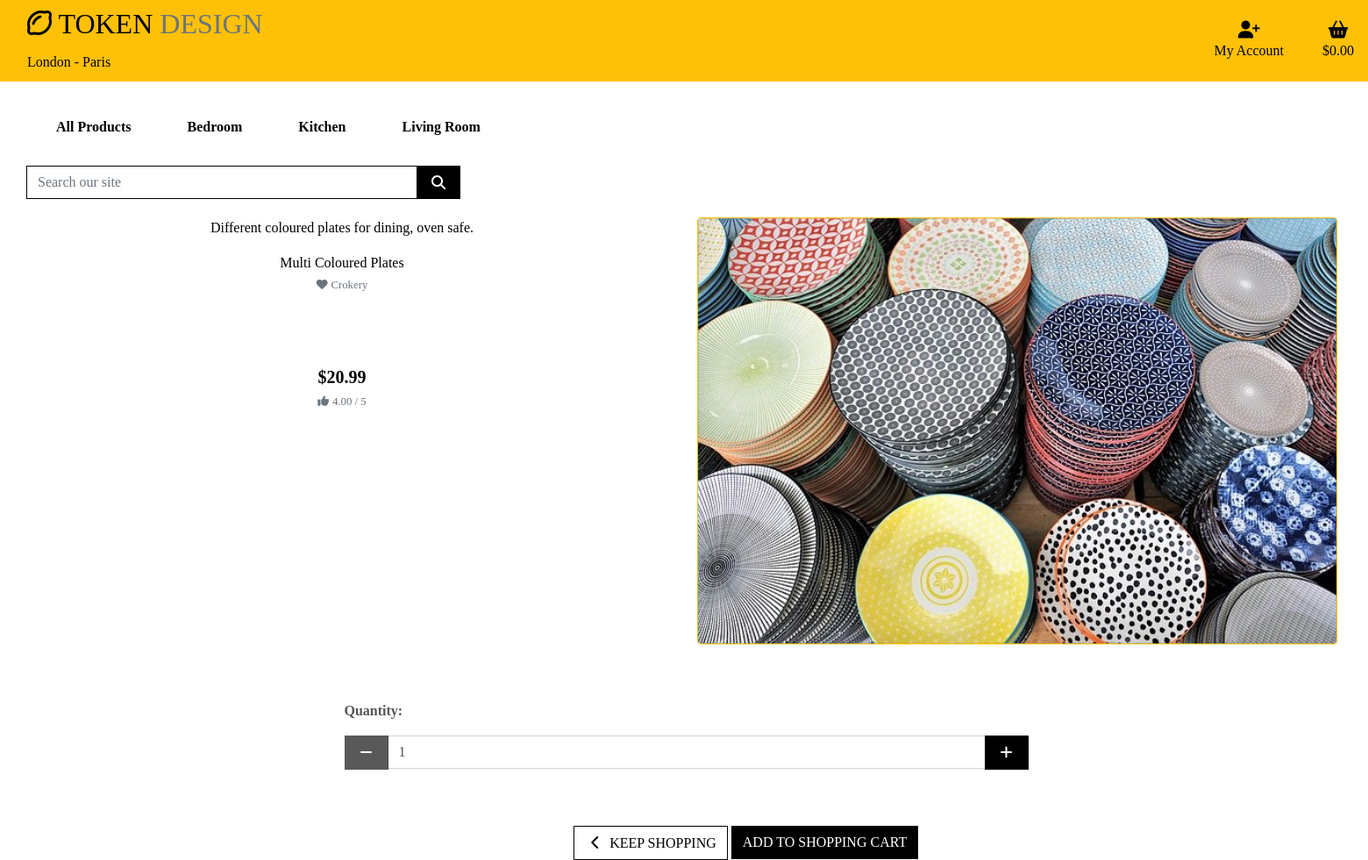
The app's page /products/4 with its own data.
### products/models.py (models this page shows, shortened)
class Product(models.Model):
    category = models.ForeignKey('Category', null=True, blank=True, on_delete=models.SET_NULL)
    sku = models.CharField(max_length=254, null=True, blank=True)
    name = models.CharField(max_length=254)
    description = models.TextField()
    price = models.DecimalField(max_digits=6, decimal_places=2)
    rating = models.DecimalField(max_digits=6, decimal_places=2, null=True, blank=True)
    image_url = models.URLField(max_length=1024, null=True, blank=True)
    image = models.ImageField(null=True, blank=True)

class Category(models.Model):
    class Meta:
        verbose_name_plural = 'Categories'
    name = models.CharField(max_length=254)
    friendly_name = models.CharField(max_length=254, null=True, blank=True)

### products/views.py (the view)
# urls.py: path('<product_id>', views.product_info, name='product_info')
def product_info(request, product_id):
    product = get_object_or_404(Product, pk=product_id)
    context = {
        'product': product,
    }
    return render(request, 'products/product_info.html', context)

### shopping_cart/contexts.py (called while the page is built, shortened)
def cart_contents(request):
    cart_items = []
    total = 0
    product_count = 0
    shopping_cart = request.session.get('shopping_cart', {})
    if total < settings.FREE_DELIVERY_POINT:
        delivery = total * Decimal(settings.STANDARD_DELIVERY_PERCENTAGE / 100)
        free_delivery_delta = settings.FREE_DELIVERY_POINT - total
    else:
        delivery = 0
        free_delivery_delta = 0
    grand_total = delivery + total
    context = {
        'cart_items': cart_items,
        'total': total,
        'product_count': product_count,
        'delivery': delivery,
        'free_delivery_delta': free_delivery_delta,
        'free_delivery_point': settings.FREE_DELIVERY_POINT,
        'grand_total': grand_total,
    }
    return context

### products/templates/products/product_info.html (shortened to what this page needs)
{% extends "base.html" %}
{% load static %}
{% block content %}
    <div class="cover"></div>
    <div class="container-fluid page-top">
        <div class="row">
            <div class="col-12 col-md-6 col-lg-6 col-xl-6">
                <div class="product-info mb-5 mt-md-5 text-black">
                     <p class="mt-3">{{ product.description }}</p>
                    <p class="mb-0">{{ product.name }}</p>
                    {% if product.category %}
                    <p class="small mt-1 mb-0">
                        <a class="text-muted" href="{% url 'products' %}?category={{ product.category.name }}">
                            <i class="fa fa-heart mr-1"></i>{{ product.category.friendly_name }}
                        </a>
                    </p>
                    {% endif %}
                    {% if product.rating %}
                   <div class="product-info"><p class="lead mb-0 font-weight-bold product-info">${{ product.price }}</p></div>
                        <small class="text-muted"><i class="fa fa-thumbs-up mr-1"></i>{{ product.rating }} / 5</small>
                    {% else %}
                        <small class="text-muted">No Rating</small>
                    {% endif %}
                </div>
            </div>
            <div class="col-12 col-md-6 col-lg-4 col-xl-6">
                <div class="image-for-info my-5">
                    {% if product.image %}
                        <a href="{{ product.image.url }}" target="_blank">
                            <img class="card-img-top img-fluid border border-warning rounded" src="{{ product.image.url }}" alt="{{ product.name }}">
                        </a>
                        {% else %}
                        <a href="">
                            <img class="card-img-top img-fluid" src="{{ MEDIA_URL }}noimage.png" alt="{{ product.name }}">
                        </a>
                    {% endif %}
                </div>
            </div>
            </div>
    </div>
    <form class="form" action="{% url 'add_to_cart' product.id %}" method="POST">
        <div class="form-row">
            <div class="col-12 offset-3">
                <p class="mt-3"><strong>Quantity:</strong></p>
                <div class="form-group w-50">
                    <div class="input-group">
                        <div class="input-group-prepend">
                            <button class="decrement-qty btn btn-black rounded-0"
                                data-item_id="{{ item.item_id }}" id="decrement-qty_{{ item.item_id }}">
                                <span class="icon">
                                    <i class="fas fa-minus"></i>
                                </span>
                            </button>
                        </div>
                        <input class="form-control qty_input" type="number" name="quantity" value="1" min="1" max="99" data-item_id="{{ item.item_id }}" id="id_qty_{{ item.item_id }}">
                        <div class="input-group-append">
                            <button class="increment-qty btn btn-black rounded-0"
                                data-item_id="{{ item.item_id }}" id="increment-qty_{{ item.item_id }}">
                                <span class="icon">
                                    <i class="fas fa-plus"></i>
                                </span>
                            </button>
                        </div>
                    </div>
                </div>
            </div>
            <div class="col-12 offset-5">
                <a href="{% url 'products' %}" class="btn btn-outline-black rounded-0 mt-5">
                    <span class="icon">
                        <i class="fas fa-chevron-left"></i>
                    </span>
                    <span class="text-uppercase">Keep Shopping</span>
                </a>
                <input type="submit" class="btn btn-black rounded-0 text-uppercase mt-5" value="Add to Shopping Cart">
            </div>
        </div>
    </form>
{% endblock %}

### static/css/base.css (style rules this page uses)
html { height: 100%; }
body { background: url('/media/homepage_pic.jpg') no-repeat center center fixed; background-size: cover; height: calc(100vh - 164px); color: #555; font-family: 'Bellota'; padding: 0; }
.icon { align-items: center; display: inline-flex; justify-content: center; height: 1.5rem; width: 1.5rem; }
.text-black { color: #000 !important; }
.cover { height: 100%; width: 100%; top: 0; left: 0; position: fixed; background: white; z-index: -1; }
.product-info { text-align: center; margin-top: 80px; }
.page-top { padding-top: 200px; }
.btn-black { background: black; color: white; }
.btn-outline-black { background: white; color: black !important; border: 1px solid black; }
.image-for-info { padding-right: 20px; }

### records on screen
Product: description "Different coloured plates for dining, oven safe.", name "Multi Coloured Plates", category.friendly_name "Crokery", price "20.99", rating "4.00", image (picture)
